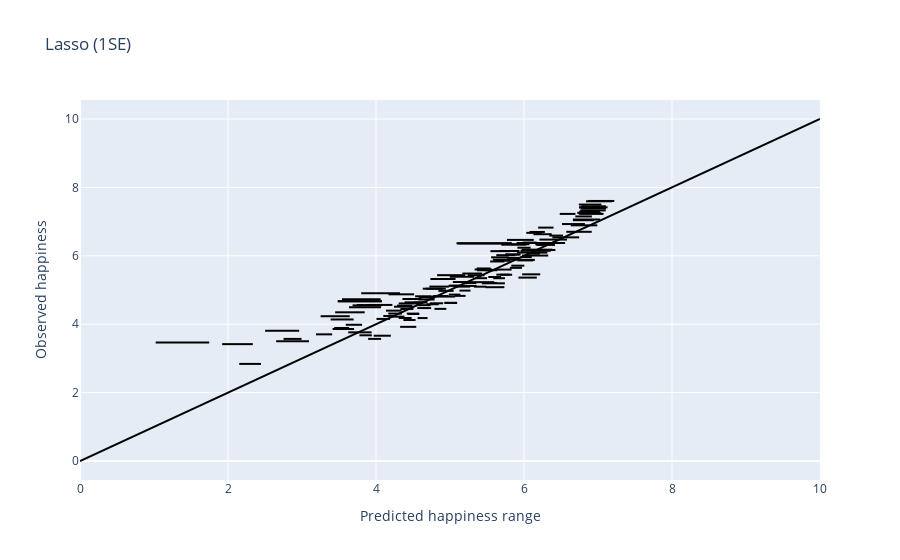

Notebook code for this chart:
### Code cell
plot_prediction_range(lasso_test_pred_perturbed, 'Lasso (1SE)', sample_index=test_sample_id)

### Figure 1 — Plotly figure (JSON) as saved in the notebook; plotly's stock layout.template omitted (floating-point values rounded to 4 significant figures)
{"data": [{"line": {"color": "black"}, "mode": "lines", "showlegend": false, "type": "scatter", "x": [3.592, 3.812], "y": [3.983, 3.983]}, {"line": {"color": "black"}, "mode": "lines", "showlegend": false, "type": "scatter", "x": [4.17, 4.384], "y": [4.22, 4.22]}, {"line": {"color": "black"}, "mode": "lines", "showlegend": false, "type": "scatter", "x": [4.307, 4.58], "y": [4.607, 4.607]}, {"line": {"color": "black"}, "mode": "lines", "showlegend": false, "type": "scatter", "x": [4.243, 4.507], "y": [4.511, 4.511]}, {"line": {"color": "black"}, "mode": "lines", "showlegend": false, "type": "scatter", "x": [4.387, 4.644], "y": [4.64, 4.64]}, {"line": {"color": "black"}, "mode": "lines", "showlegend": false, "type": "scatter", "x": [6.031, 6.239], "y": [6.671, 6.671]}, {"line": {"color": "black"}, "mode": "lines", "showlegend": false, "type": "scatter", "x": [6.075, 6.282], "y": [6.697, 6.697]}, {"line": {"color": "black"}, "mode": "lines", "showlegend": false, "type": "scatter", "x": [5.746, 5.955], "y": [6.039, 6.039]}, {"line": {"color": "black"}, "mode": "lines", "showlegend": false, "type": "scatter", "x": [6.746, 7.026], "y": [7.289, 7.289]}, {"line": {"color": "black"}, "mode": "lines", "showlegend": false, "type": "scatter", "x": [6.72, 7.011], "y": [7.257, 7.257]}, {"line": {"color": "black"}, "mode": "lines", "showlegend": false, "type": "scatter", "x": [5.974, 6.327], "y": [6.007, 6.007]}, {"line": {"color": "black"}, "mode": "lines", "showlegend": false, "type": "scatter", "x": [6.04, 6.424], "y": [6.17, 6.17]}, {"line": {"color": "black"}, "mode": "lines", "showlegend": false, "type": "scatter", "x": [4.511, 4.695], "y": [4.633, 4.633]}, {"line": {"color": "black"}, "mode": "lines", "showlegend": false, "type": "scatter", "x": [4.546, 4.738], "y": [4.556, 4.556]}, {"line": {"color": "black"}, "mode": "lines", "showlegend": false, "type": "scatter", "x": [4.416, 4.582], "y": [4.31, 4.31]}, {"line": {"color": "black"}, "mode": "lines", "showlegend": false, "type": "scatter", "x": [6.514, 6.823], "y": [6.928, 6.928]}, {"line": {"color": "black"}, "mode": "lines", "showlegend": false, "type": "scatter", "x": [5.556, 5.794], "y": [5.956, 5.956]}, {"line": {"color": "black"}, "mode": "lines", "showlegend": false, "type": "scatter", "x": [5.479, 5.734], "y": [5.082, 5.082]}, {"line": {"color": "black"}, "mode": "lines", "showlegend": false, "type": "scatter", "x": [5.543, 5.734], "y": [5.834, 5.834]}, {"line": {"color": "black"}, "mode": "lines", "showlegend": false, "type": "scatter", "x": [3.625, 3.94], "y": [3.762, 3.762]}, {"line": {"color": "black"}, "mode": "lines", "showlegend": false, "type": "scatter", "x": [2.651, 3.095], "y": [3.505, 3.505]}, {"line": {"color": "black"}, "mode": "lines", "showlegend": false, "type": "scatter", "x": [5.901, 6.153], "y": [6.375, 6.375]}, {"line": {"color": "black"}, "mode": "lines", "showlegend": false, "type": "scatter", "x": [4.984, 5.14], "y": [4.865, 4.865]}, {"line": {"color": "black"}, "mode": "lines", "showlegend": false, "type": "scatter", "x": [5.325, 5.491], "y": [5.097, 5.097]}, {"line": {"color": "black"}, "mode": "lines", "showlegend": false, "type": "scatter", "x": [4.099, 4.271], "y": [4.24, 4.24]}, {"line": {"color": "black"}, "mode": "lines", "showlegend": false, "type": "scatter", "x": [4.632, 4.898], "y": [5.038, 5.038]}, {"line": {"color": "black"}, "mode": "lines", "showlegend": false, "type": "scatter", "x": [4.529, 4.745], "y": [4.816, 4.816]}, {"line": {"color": "black"}, "mode": "lines", "showlegend": false, "type": "scatter", "x": [6.743, 7.084], "y": [7.413, 7.413]}, {"line": {"color": "black"}, "mode": "lines", "showlegend": false, "type": "scatter", "x": [6.736, 7.045], "y": [7.245, 7.245]}, {"line": {"color": "black"}, "mode": "lines", "showlegend": false, "type": "scatter", "x": [3.74, 4.07], "y": [4.559, 4.559]}, {"line": {"color": "black"}, "mode": "lines", "showlegend": false, "type": "scatter", "x": [5.43, 5.741], "y": [5.196, 5.196]}, {"line": {"color": "black"}, "mode": "lines", "showlegend": false, "type": "scatter", "x": [5.985, 6.171], "y": [6.388, 6.388]}, {"line": {"color": "black"}, "mode": "lines", "showlegend": false, "type": "scatter", "x": [6.483, 6.696], "y": [7.225, 7.225]}, {"line": {"color": "black"}, "mode": "lines", "showlegend": false, "type": "scatter", "x": [5.517, 5.691], "y": [5.381, 5.381]}, {"line": {"color": "black"}, "mode": "lines", "showlegend": false, "type": "scatter", "x": [5.456, 5.635], "y": [5.205, 5.205]}, {"line": {"color": "black"}, "mode": "lines", "showlegend": false, "type": "scatter", "x": [6.038, 6.214], "y": [6.062, 6.062]}, {"line": {"color": "black"}, "mode": "lines", "showlegend": false, "type": "scatter", "x": [6.839, 7.188], "y": [7.594, 7.594]}, {"line": {"color": "black"}, "mode": "lines", "showlegend": false, "type": "scatter", "x": [4.997, 5.327], "y": [5.387, 5.387]}, {"line": {"color": "black"}, "mode": "lines", "showlegend": false, "type": "scatter", "x": [5.626, 5.882], "y": [6.018, 6.018]}, {"line": {"color": "black"}, "mode": "lines", "showlegend": false, "type": "scatter", "x": [5.668, 5.938], "y": [6.14, 6.14]}, {"line": {"color": "black"}, "mode": "lines", "showlegend": false, "type": "scatter", "x": [5.825, 6.074], "y": [6.339, 6.339]}, {"line": {"color": "black"}, "mode": "lines", "showlegend": false, "type": "scatter", "x": [4.436, 4.585], "y": [4.298, 4.298]}, {"line": {"color": "black"}, "mode": "lines", "showlegend": false, "type": "scatter", "x": [6.771, 7.108], "y": [7.385, 7.385]}, {"line": {"color": "black"}, "mode": "lines", "showlegend": false, "type": "scatter", "x": [6.774, 7.108], "y": [7.448, 7.448]}, {"line": {"color": "black"}, "mode": "lines", "showlegend": false, "type": "scatter", "x": [4.575, 4.798], "y": [4.782, 4.782]}, {"line": {"color": "black"}, "mode": "lines", "showlegend": false, "type": "scatter", "x": [4.37, 4.535], "y": [4.122, 4.122]}, {"line": {"color": "black"}, "mode": "lines", "showlegend": false, "type": "scatter", "x": [4.79, 4.95], "y": [4.448, 4.448]}, {"line": {"color": "black"}, "mode": "lines", "showlegend": false, "type": "scatter", "x": [3.414, 3.704], "y": [3.86, 3.86]}, {"line": {"color": "black"}, "mode": "lines", "showlegend": false, "type": "scatter", "x": [5.166, 5.435], "y": [5.481, 5.481]}, {"line": {"color": "black"}, "mode": "lines", "showlegend": false, "type": "scatter", "x": [5.77, 6.132], "y": [6.465, 6.465]}, {"line": {"color": "black"}, "mode": "lines", "showlegend": false, "type": "scatter", "x": [5.693, 6.03], "y": [6.325, 6.325]}, {"line": {"color": "black"}, "mode": "lines", "showlegend": false, "type": "scatter", "x": [4.169, 4.515], "y": [4.874, 4.874]}, {"line": {"color": "black"}, "mode": "lines", "showlegend": false, "type": "scatter", "x": [3.436, 3.636], "y": [3.889, 3.889]}, {"line": {"color": "black"}, "mode": "lines", "showlegend": false, "type": "scatter", "x": [2.751, 2.993], "y": [3.57, 3.57]}, {"line": {"color": "black"}, "mode": "lines", "showlegend": false, "type": "scatter", "x": [5.975, 6.219], "y": [5.458, 5.458]}, {"line": {"color": "black"}, "mode": "lines", "showlegend": false, "type": "scatter", "x": [5.924, 6.173], "y": [5.362, 5.362]}, {"line": {"color": "black"}, "mode": "lines", "showlegend": false, "type": "scatter", "x": [5.584, 5.742], "y": [5.344, 5.344]}, {"line": {"color": "black"}, "mode": "lines", "showlegend": false, "type": "scatter", "x": [5.627, 5.807], "y": [5.449, 5.449]}, {"line": {"color": "black"}, "mode": "lines", "showlegend": false, "type": "scatter", "x": [6.741, 7.046], "y": [7.498, 7.498]}, {"line": {"color": "black"}, "mode": "lines", "showlegend": false, "type": "scatter", "x": [4.562, 4.697], "y": [4.179, 4.179]}, {"line": {"color": "black"}, "mode": "lines", "showlegend": false, "type": "scatter", "x": [5.593, 5.832], "y": [5.597, 5.597]}, {"line": {"color": "black"}, "mode": "lines", "showlegend": false, "type": "scatter", "x": [5.074, 5.272], "y": [5.098, 5.098]}, {"line": {"color": "black"}, "mode": "lines", "showlegend": false, "type": "scatter", "x": [3.635, 4.068], "y": [4.493, 4.493]}, {"line": {"color": "black"}, "mode": "lines", "showlegend": false, "type": "scatter", "x": [6.66, 6.946], "y": [7.041, 7.041]}, {"line": {"color": "black"}, "mode": "lines", "showlegend": false, "type": "scatter", "x": [3.894, 4.069], "y": [3.57, 3.57]}, {"line": {"color": "black"}, "mode": "lines", "showlegend": false, "type": "scatter", "x": [4.33, 4.506], "y": [4.445, 4.445]}, {"line": {"color": "black"}, "mode": "lines", "showlegend": false, "type": "scatter", "x": [4.284, 4.49], "y": [4.543, 4.543]}, {"line": {"color": "black"}, "mode": "lines", "showlegend": false, "type": "scatter", "x": [4.677, 4.944], "y": [5.038, 5.038]}, {"line": {"color": "black"}, "mode": "lines", "showlegend": false, "type": "scatter", "x": [5.333, 5.57], "y": [5.6, 5.6]}, {"line": {"color": "black"}, "mode": "lines", "showlegend": false, "type": "scatter", "x": [4.74, 5.07], "y": [4.808, 4.808]}, {"line": {"color": "black"}, "mode": "lines", "showlegend": false, "type": "scatter", "x": [4.135, 4.346], "y": [4.396, 4.396]}, {"line": {"color": "black"}, "mode": "lines", "showlegend": false, "type": "scatter", "x": [5.969, 6.382], "y": [6.18, 6.18]}, {"line": {"color": "black"}, "mode": "lines", "showlegend": false, "type": "scatter", "x": [5.953, 6.362], "y": [6.146, 6.146]}, {"line": {"color": "black"}, "mode": "lines", "showlegend": false, "type": "scatter", "x": [5.905, 6.316], "y": [6.094, 6.094]}, {"line": {"color": "black"}, "mode": "lines", "showlegend": false, "type": "scatter", "x": [5.361, 5.549], "y": [5.63, 5.63]}, {"line": {"color": "black"}, "mode": "lines", "showlegend": false, "type": "scatter", "x": [4.925, 5.096], "y": [4.623, 4.623]}, {"line": {"color": "black"}, "mode": "lines", "showlegend": false, "type": "scatter", "x": [4.925, 5.096], "y": [4.623, 4.623]}, {"line": {"color": "black"}, "mode": "lines", "showlegend": false, "type": "scatter", "x": [5.928, 6.147], "y": [5.881, 5.881]}, {"line": {"color": "black"}, "mode": "lines", "showlegend": false, "type": "scatter", "x": [5.039, 5.291], "y": [5.233, 5.233]}, {"line": {"color": "black"}, "mode": "lines", "showlegend": false, "type": "scatter", "x": [2.502, 2.961], "y": [3.808, 3.808]}, {"line": {"color": "black"}, "mode": "lines", "showlegend": false, "type": "scatter", "x": [4.826, 5.203], "y": [5.434, 5.434]}, {"line": {"color": "black"}, "mode": "lines", "showlegend": false, "type": "scatter", "x": [5.911, 6.126], "y": [5.866, 5.866]}, {"line": {"color": "black"}, "mode": "lines", "showlegend": false, "type": "scatter", "x": [6.633, 6.99], "y": [6.891, 6.891]}, {"line": {"color": "black"}, "mode": "lines", "showlegend": false, "type": "scatter", "x": [6.571, 6.915], "y": [6.702, 6.702]}, {"line": {"color": "black"}, "mode": "lines", "showlegend": false, "type": "scatter", "x": [6.663, 7.029], "y": [7.061, 7.061]}, {"line": {"color": "black"}, "mode": "lines", "showlegend": false, "type": "scatter", "x": [5.167, 5.357], "y": [5.204, 5.204]}, {"line": {"color": "black"}, "mode": "lines", "showlegend": false, "type": "scatter", "x": [5.34, 5.502], "y": [5.346, 5.346]}, {"line": {"color": "black"}, "mode": "lines", "showlegend": false, "type": "scatter", "x": [3.776, 3.944], "y": [3.676, 3.676]}, {"line": {"color": "black"}, "mode": "lines", "showlegend": false, "type": "scatter", "x": [3.969, 4.201], "y": [3.663, 3.663]}, {"line": {"color": "black"}, "mode": "lines", "showlegend": false, "type": "scatter", "x": [3.899, 4.221], "y": [4.563, 4.563]}, {"line": {"color": "black"}, "mode": "lines", "showlegend": false, "type": "scatter", "x": [1.921, 2.336], "y": [3.417, 3.417]}, {"line": {"color": "black"}, "mode": "lines", "showlegend": false, "type": "scatter", "x": [5.955, 6.105], "y": [5.963, 5.963]}, {"line": {"color": "black"}, "mode": "lines", "showlegend": false, "type": "scatter", "x": [4.682, 4.848], "y": [4.582, 4.582]}, {"line": {"color": "black"}, "mode": "lines", "showlegend": false, "type": "scatter", "x": [6.342, 6.527], "y": [6.591, 6.591]}, {"line": {"color": "black"}, "mode": "lines", "showlegend": false, "type": "scatter", "x": [4.326, 4.544], "y": [3.923, 3.923]}, {"line": {"color": "black"}, "mode": "lines", "showlegend": false, "type": "scatter", "x": [5.809, 5.973], "y": [5.648, 5.648]}, {"line": {"color": "black"}, "mode": "lines", "showlegend": false, "type": "scatter", "x": [5.911, 6.089], "y": [6.236, 6.236]}, {"line": {"color": "black"}, "mode": "lines", "showlegend": false, "type": "scatter", "x": [6.191, 6.399], "y": [6.824, 6.824]}, {"line": {"color": "black"}, "mode": "lines", "showlegend": false, "type": "scatter", "x": [5.365, 5.59], "y": [5.578, 5.578]}, {"line": {"color": "black"}, "mode": "lines", "showlegend": false, "type": "scatter", "x": [5.128, 5.277], "y": [4.983, 4.983]}, {"line": {"color": "black"}, "mode": "lines", "showlegend": false, "type": "scatter", "x": [4.995, 5.232], "y": [5.125, 5.125]}, {"line": {"color": "black"}, "mode": "lines", "showlegend": false, "type": "scatter", "x": [3.683, 4.077], "y": [4.55, 4.55]}, {"line": {"color": "black"}, "mode": "lines", "showlegend": false, "type": "scatter", "x": [4.006, 4.189], "y": [4.154, 4.154]}, {"line": {"color": "black"}, "mode": "lines", "showlegend": false, "type": "scatter", "x": [4.843, 5.049], "y": [4.975, 4.975]}, {"line": {"color": "black"}, "mode": "lines", "showlegend": false, "type": "scatter", "x": [4.721, 4.989], "y": [5.1, 5.1]}, {"line": {"color": "black"}, "mode": "lines", "showlegend": false, "type": "scatter", "x": [4.357, 4.616], "y": [4.737, 4.737]}, {"line": {"color": "black"}, "mode": "lines", "showlegend": false, "type": "scatter", "x": [6.751, 7.13], "y": [7.418, 7.418]}, {"line": {"color": "black"}, "mode": "lines", "showlegend": false, "type": "scatter", "x": [6.745, 7.075], "y": [7.226, 7.226]}, {"line": {"color": "black"}, "mode": "lines", "showlegend": false, "type": "scatter", "x": [6.759, 7.104], "y": [7.327, 7.327]}, {"line": {"color": "black"}, "mode": "lines", "showlegend": false, "type": "scatter", "x": [4.307, 4.481], "y": [4.181, 4.181]}, {"line": {"color": "black"}, "mode": "lines", "showlegend": false, "type": "scatter", "x": [4.735, 5.075], "y": [5.322, 5.322]}, {"line": {"color": "black"}, "mode": "lines", "showlegend": false, "type": "scatter", "x": [6.865, 7.22], "y": [7.603, 7.603]}, {"line": {"color": "black"}, "mode": "lines", "showlegend": false, "type": "scatter", "x": [4.772, 4.979], "y": [4.823, 4.823]}, {"line": {"color": "black"}, "mode": "lines", "showlegend": false, "type": "scatter", "x": [4.572, 4.792], "y": [4.722, 4.722]}, {"line": {"color": "black"}, "mode": "lines", "showlegend": false, "type": "scatter", "x": [6.128, 6.375], "y": [6.631, 6.631]}, {"line": {"color": "black"}, "mode": "lines", "showlegend": false, "type": "scatter", "x": [5.161, 5.36], "y": [5.119, 5.119]}, {"line": {"color": "black"}, "mode": "lines", "showlegend": false, "type": "scatter", "x": [5.24, 5.466], "y": [5.431, 5.431]}, {"line": {"color": "black"}, "mode": "lines", "showlegend": false, "type": "scatter", "x": [6.096, 6.288], "y": [6.162, 6.162]}, {"line": {"color": "black"}, "mode": "lines", "showlegend": false, "type": "scatter", "x": [5.679, 5.84], "y": [5.447, 5.447]}, {"line": {"color": "black"}, "mode": "lines", "showlegend": false, "type": "scatter", "x": [5.829, 6.005], "y": [5.711, 5.711]}, {"line": {"color": "black"}, "mode": "lines", "showlegend": false, "type": "scatter", "x": [5.964, 6.555], "y": [6.375, 6.375]}, {"line": {"color": "black"}, "mode": "lines", "showlegend": false, "type": "scatter", "x": [5.753, 5.939], "y": [6.037, 6.037]}, {"line": {"color": "black"}, "mode": "lines", "showlegend": false, "type": "scatter", "x": [5.602, 5.817], "y": [5.855, 5.855]}, {"line": {"color": "black"}, "mode": "lines", "showlegend": false, "type": "scatter", "x": [5.468, 5.638], "y": [5.579, 5.579]}, {"line": {"color": "black"}, "mode": "lines", "showlegend": false, "type": "scatter", "x": [6.208, 6.581], "y": [6.474, 6.474]}, {"line": {"color": "black"}, "mode": "lines", "showlegend": false, "type": "scatter", "x": [3.8, 4.324], "y": [4.909, 4.909]}, {"line": {"color": "black"}, "mode": "lines", "showlegend": false, "type": "scatter", "x": [3.54, 4.063], "y": [4.733, 4.733]}, {"line": {"color": "black"}, "mode": "lines", "showlegend": false, "type": "scatter", "x": [3.484, 4.08], "y": [4.668, 4.668]}, {"line": {"color": "black"}, "mode": "lines", "showlegend": false, "type": "scatter", "x": [3.484, 4.08], "y": [4.668, 4.668]}, {"line": {"color": "black"}, "mode": "lines", "showlegend": false, "type": "scatter", "x": [5.065, 5.211], "y": [4.828, 4.828]}, {"line": {"color": "black"}, "mode": "lines", "showlegend": false, "type": "scatter", "x": [6.168, 6.418], "y": [6.319, 6.319]}, {"line": {"color": "black"}, "mode": "lines", "showlegend": false, "type": "scatter", "x": [4.726, 4.907], "y": [4.612, 4.612]}, {"line": {"color": "black"}, "mode": "lines", "showlegend": false, "type": "scatter", "x": [4.557, 4.745], "y": [4.471, 4.471]}, {"line": {"color": "black"}, "mode": "lines", "showlegend": false, "type": "scatter", "x": [3.387, 3.698], "y": [4.139, 4.139]}, {"line": {"color": "black"}, "mode": "lines", "showlegend": false, "type": "scatter", "x": [1.023, 1.746], "y": [3.462, 3.462]}, {"line": {"color": "black"}, "mode": "lines", "showlegend": false, "type": "scatter", "x": [5.088, 5.835], "y": [6.363, 6.363]}, {"line": {"color": "black"}, "mode": "lines", "showlegend": false, "type": "scatter", "x": [5.102, 5.835], "y": [6.359, 6.359]}, {"line": {"color": "black"}, "mode": "lines", "showlegend": false, "type": "scatter", "x": [4.982, 5.166], "y": [5.124, 5.124]}, {"line": {"color": "black"}, "mode": "lines", "showlegend": false, "type": "scatter", "x": [5.767, 5.938], "y": [5.939, 5.939]}, {"line": {"color": "black"}, "mode": "lines", "showlegend": false, "type": "scatter", "x": [2.152, 2.446], "y": [2.839, 2.839]}, {"line": {"color": "black"}, "mode": "lines", "showlegend": false, "type": "scatter", "x": [5.579, 5.969], "y": [5.887, 5.887]}, {"line": {"color": "black"}, "mode": "lines", "showlegend": false, "type": "scatter", "x": [5.232, 5.597], "y": [5.229, 5.229]}, {"line": {"color": "black"}, "mode": "lines", "showlegend": false, "type": "scatter", "x": [3.251, 3.645], "y": [4.233, 4.233]}, {"line": {"color": "black"}, "mode": "lines", "showlegend": false, "type": "scatter", "x": [4.166, 4.349], "y": [4.311, 4.311]}, {"line": {"color": "black"}, "mode": "lines", "showlegend": false, "type": "scatter", "x": [6.383, 6.746], "y": [6.54, 6.54]}, {"line": {"color": "black"}, "mode": "lines", "showlegend": false, "type": "scatter", "x": [6.694, 6.917], "y": [7.151, 7.151]}, {"line": {"color": "black"}, "mode": "lines", "showlegend": false, "type": "scatter", "x": [6.153, 6.338], "y": [6.336, 6.336]}, {"line": {"color": "black"}, "mode": "lines", "showlegend": false, "type": "scatter", "x": [5.546, 5.807], "y": [6.136, 6.136]}, {"line": {"color": "black"}, "mode": "lines", "showlegend": false, "type": "scatter", "x": [3.448, 3.847], "y": [4.348, 4.348]}, {"line": {"color": "black"}, "mode": "lines", "showlegend": false, "type": "scatter", "x": [3.189, 3.407], "y": [3.703, 3.703]}, {"line": {"color": "black"}, "mode": "lines", "showlegend": false, "type": "scatter", "x": [0, 10], "y": [0, 10]}], "layout": {"title": {"text": "Lasso (1SE)"}, "xaxis": {"title": {"text": "Predicted happiness range"}}, "yaxis": {"title": {"text": "Observed happiness"}}}}
